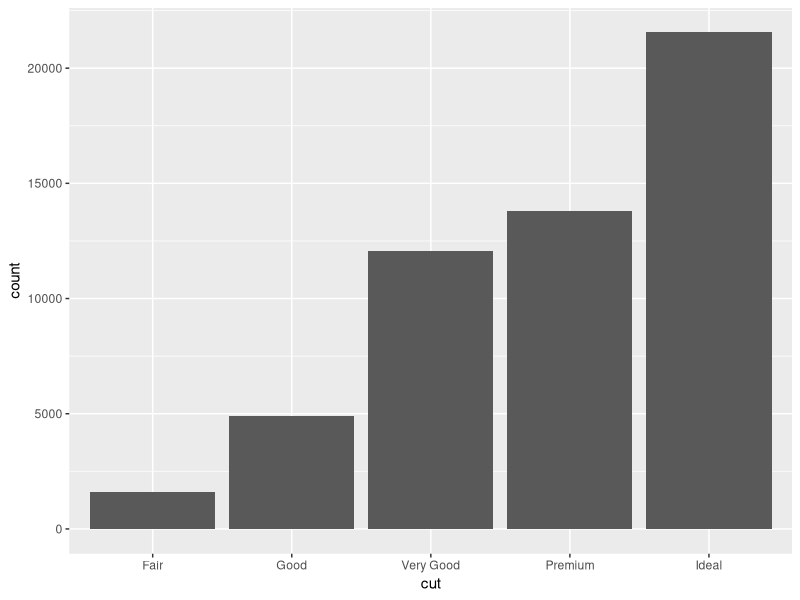
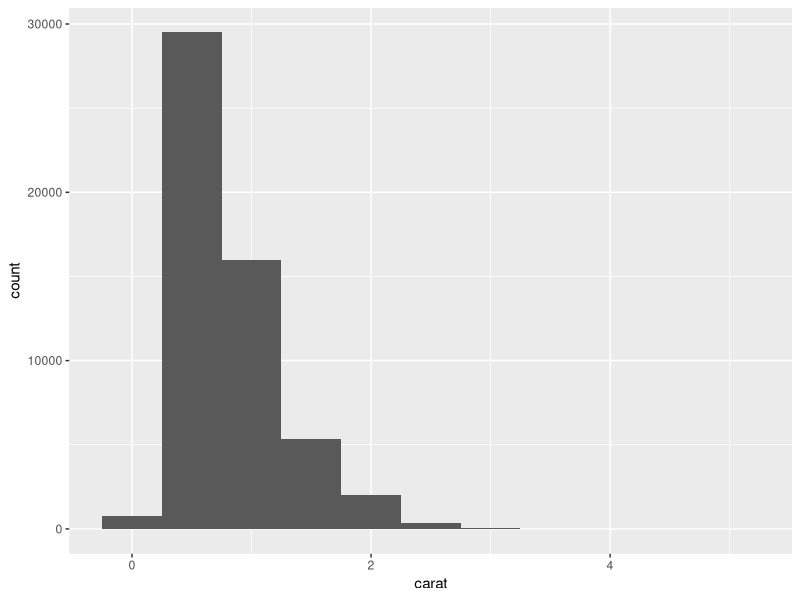
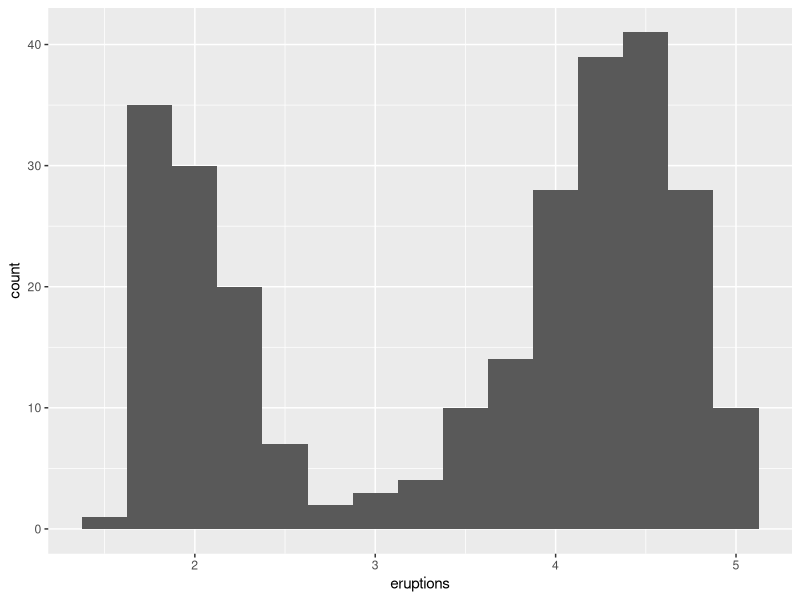

Recreate these plots in R, in order.
library(tidyverse)
library(dplyr)
library(ggplot2)
data_dia <-data(package = "ggplot2", diamonds) 
data_dia
diamonds %>% 
  count(cut)
ggplot(data = diamonds) +
  geom_bar(mapping = aes(x = cut))
diamonds %>% 
  count(cut_width(carat, 0.5))


ggplot(data = diamonds) +
  geom_histogram(mapping = aes(x = carat), binwidth = 0.5)

ggplot(data = faithful, mapping = aes(x = eruptions)) + 
  geom_histogram(binwidth = 0.25)